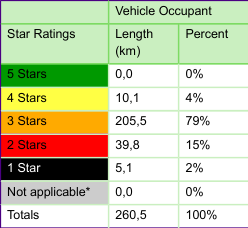
#> input picture data_test/48866.png, 248 x 228 px; its folder holds only this picture in this run
$ python main.py
#> lines starting #> are read from the running program, lines starting #| are printed output that depends on the picture; after the words box and inside, x2 and y2 are one past the last pixel; in counts of white or black regions, pixels touching at a corner belong together
#> in table_detection, img is the input picture: shape (228, 248, 3); mean B, G, R 172.1, 206.4, 202.2
### util.py
import cv2
import os
import math
import numpy as np
from PIL import Image, ImageEnhance
import xml.etree.ElementTree as ET

def parseXml(filepath):
    root = ET.parse(filepath).getroot()
    for type_tag in root.findall('object/bndbox'):
        xmin=  int(type_tag.find("xmin").text)
        xmax = int(type_tag.find("xmax").text)
        ymin=int(type_tag.find("ymin").text)
        ymax = int(type_tag.find("ymax").text)
        yield (xmin, xmax, ymin, ymax)


# [5 lines left out: function drawOnImage, not called in this run]

def showImage(img):
    cv2.imshow("Image", img)
    cv2.waitKey(0)


def preprocess(img, factor=2):
#> called with factor = 2
    gray = cv2.cvtColor(img, cv2.COLOR_BGR2GRAY)
    img = Image.fromarray(img)
    enhancer = ImageEnhance.Sharpness(img).enhance(factor)
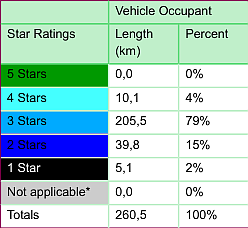
#> enhancer: PIL image 248x228 RGB; mean R, G, B 172.2, 206.4, 202.1
    if gray.std() < 30:
        enhancer = ImageEnhance.Contrast(enhancer).enhance(factor)
    return np.array(enhancer)


def isInSameRow(c1, c2):
    c1_center = c1[1] + c1[3] / 2
    c2_bottom = c2[1] + c2[3]
    c2_top = c2[1]
    return c2_top < c1_center < c2_bottom


def average(row):
    centers = [y + h / 2 for _, y, _, h in row]
    return sum(centers) / len(centers)


def binarilize(img):
    gray = cv2.cvtColor(img, cv2.COLOR_BGR2GRAY)
    blur = cv2.GaussianBlur(gray, (3, 3), 0, 0)
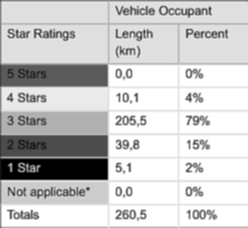
#> blur: shape (228, 248); min 0, max 255, mean 201.8
    thresh = cv2.adaptiveThreshold(
        ~blur, 255, cv2.ADAPTIVE_THRESH_MEAN_C, cv2.THRESH_BINARY, 5, -2,)
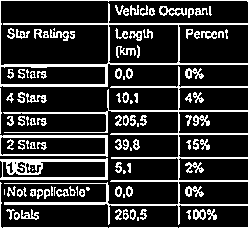
#> thresh: shape (228, 248); 19.5% white in thin lines or dots
    cv2.rectangle(thresh, (0, 0), thresh.shape[::-1], 0, 3)
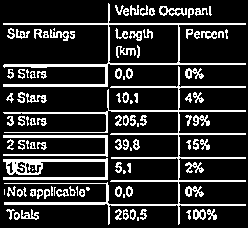
#> thresh: shape (228, 248); 18.1% white in thin lines or dots
    return thresh


def remove_border(thresh, REMOVE_SCALE=3):
#> called with REMOVE_SCALE = 3
    horizontal = thresh.copy()
    img_height, img_width = horizontal.shape
#> img_height = 228; img_width = 248
    horizontal_kernel = cv2.getStructuringElement(
        cv2.MORPH_RECT, (int(img_width / REMOVE_SCALE), 1))
    horizontally_opened = cv2.morphologyEx(
        thresh, cv2.MORPH_OPEN, horizontal_kernel)
#> horizontally_opened: shape (228, 248); 7.9% white in thin lines or dots, all inside (x1, y1, x2, y2) = (4, 23, 247, 205)
    vertical_kernel = cv2.getStructuringElement(
        cv2.MORPH_RECT, (1, int(img_height / REMOVE_SCALE)))
#> vertical_kernel = 76 values from 1 to 1
    vertically_opened = cv2.morphologyEx(thresh, cv2.MORPH_OPEN, vertical_kernel)
#> vertically_opened: shape (228, 248); 0.28% white in thin lines or dots, all inside (x1, y1, x2, y2) = (178, 67, 179, 226)
    both = horizontally_opened + vertically_opened
    both = cv2.dilate(both, cv2.getStructuringElement(cv2.MORPH_RECT, (5, 5)))
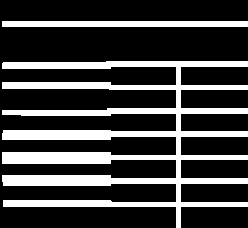
#> both: shape (228, 248); 24.7% white; 2 white regions, box (x1, y1, x2, y2) and area: (2, 61, 248, 228) 12505, (2, 21, 248, 27) 1476

    borderless = thresh - both
    borderless = cv2.morphologyEx(
        borderless, cv2.MORPH_OPEN, cv2.getStructuringElement(cv2.MORPH_CROSS, (2, 2)))

    return borderless


def check_combine_column(a, b, MIN_COLUMN_SPACE=10):
    x1, y1, w1, h1 = a
    x2, y2, w2, h2 = b

    if x2 - x1 + 1 < MIN_COLUMN_SPACE or x2-x1-w1+1 < MIN_COLUMN_SPACE/2:
        new_rect = (x1, min(y1, y2), w2+x2-x1+1,
                    max(y1+h1, y2+h2) - min(y1, y2) + 1)
        return new_rect
    elif w2 < MIN_COLUMN_SPACE:
        new_rect = (x1, min(y1, y2), w2+x2-x1+1,
                    max(y1+h1, y2+h2) - min(y1, y2) + 1)
        return new_rect
    else:
        return False

def reduce_col(rects, MIN_COLUMN_SPACE=10):
    cursor = len(rects) - 1
    while cursor > 0:
        last = rects[cursor]
        next_last = rects[cursor-1] if rects[cursor-1] else None
        if next_last:
            check = check_combine_column(next_last, last, MIN_COLUMN_SPACE)
            if check != False:
                rects.pop(cursor)
                rects.pop(cursor - 1)
                rects.insert(cursor-1, check)
        cursor -= 1
    return rects


# [32 lines left out: functions flatten, calculate_iou, not called in this run]

### main.py
from util import *


MIN_CHAR_HEIGTH = 10
MIN_CHAR_WIDTH = 10
SCALE = 100
MIN_COLUMN_SPACE = 15
INTERATIONS = 20
THRESHOLDING_TYPE = cv2.THRESH_BINARY

def table_detection(img_path, show_img = False):
    # read image
    img = cv2.imread(img_path)
    xml_path = img_path.replace(".png", ".xml")

    # tien xu ly image
    img = preprocess(img, 2)
    binimg = binarilize(img)
    borderless = remove_border(binimg)
    if show_img:
        showImage(borderless)

    # extract vertical and horizontal and merger them
    vertical = horizontal = borderless.copy()
    _, img_width = horizontal.shape
#> img_width = 248
    horizontal_kernel = cv2.getStructuringElement(
        cv2.MORPH_RECT, (int(img_width / SCALE), 1))
#> horizontal_kernel = [[1, 1]]
    hor_dilate = cv2.dilate(
        horizontal, horizontal_kernel, iterations=INTERATIONS)
    _, hor_dilate = cv2.threshold(hor_dilate, 127, 255, THRESHOLDING_TYPE)
#> hor_dilate: shape (228, 248); 29.7% white; 24 white regions, largest, box (x1, y1, x2, y2) and area: (8, 187, 154, 201) 1630, (109, 28, 174, 62) 1549, (109, 5, 232, 22) 1388
    vertical_kernel = cv2.getStructuringElement(
        cv2.MORPH_RECT, (1, int(img_width / SCALE)))
#> vertical_kernel = [1, 1]
    ver_dilate = cv2.dilate(vertical, vertical_kernel, iterations=INTERATIONS)
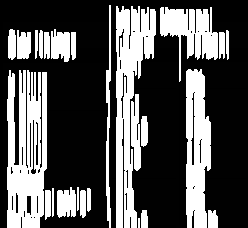
#> ver_dilate: shape (228, 248); min 0, max 255, mean 85.5
    _, ver_dilate = cv2.threshold(ver_dilate, 127, 255, THRESHOLDING_TYPE)
#> ver_dilate: shape (228, 248); 33.3% white; 25 white regions, largest, box (x1, y1, x2, y2) and area: (7, 70, 47, 228) 4815, (116, 6, 156, 228) 4422, (186, 69, 211, 228) 3107
    # merge
    bw_and = cv2.bitwise_and(hor_dilate, ver_dilate)
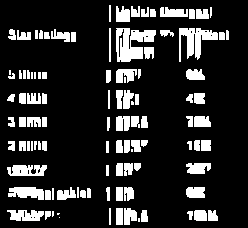
#> bw_and: shape (228, 248); 16.4% white; 104 white regions (10 under 20 px)
    if show_img:
        showImage(bw_and)

    # find hinh chu nhat
    contours,_ = cv2.findContours(
        bw_and, cv2.RETR_EXTERNAL, cv2.CHAIN_APPROX_NONE)
#> contours = 104 contours, 28 with area under 20; largest, box (x1, y1, x2, y2) and area: (116, 28, 156, 62) 770, (179, 28, 218, 62) 513, (8, 187, 44, 200) 290, (7, 165, 47, 176) 290, (7, 210, 44, 221) 262
    bounding_boxes = [cv2.boundingRect(c) for c in contours]
#> bounding_boxes = 104 items, first 6: (138, 218, 2, 4), (59, 217, 1, 1), (57, 213, 3, 2), (187, 211, 6, 9), (52, 211, 2, 6), (45, 211, 6, 9)


    # merge cell both in row
    cells = [c for c in bounding_boxes]
#> cells has the same summary as bounding_boxes
    rows = []
    while cells:
        first = cells[0]
        rest = cells[1:]
        cells_in_same_row = sorted(
            [c for c in rest if isInSameRow(c, first)], key=lambda c: c[0])
        row_cells = sorted([first] + cells_in_same_row, key=lambda c: c[0])
        row_cells = reduce_col(row_cells, MIN_COLUMN_SPACE)
        rows.append(row_cells)
        cells = [c for c in rest if not isInSameRow(c, first)]
        rows.sort(key=average)
#> this loop made 18 passes
#> row_cells on pass 1: [(138, 218, 2, 4)]
#> first on pass 2: (59, 217, 1, 1)

    # remove cell invaild
    predicts = []
    for row in rows:
        for cell in row:
            cx, cy, cw, ch = cell
            cell_thresh = borderless[cy:cy+ch, cx:cx+cw]
            hor = cell_thresh.copy()
            ih, iw = hor.shape
            kernel = cv2.getStructuringElement(cv2.MORPH_RECT, (3, 3))
            opened = cv2.dilate(cell_thresh, kernel)
            contours, _ = cv2.findContours(
                opened, cv2.RETR_EXTERNAL, cv2.CHAIN_APPROX_NONE)
            bounding_rects = [cv2.boundingRect(c) for c in contours]
            bounding_vaild = [
                (x, y, w, h) for x, y, w, h in bounding_rects if w >= MIN_CHAR_WIDTH and h >= MIN_CHAR_HEIGTH]
            FIXED_PX = 2
            if bounding_vaild:
                minx, miny, maxx, maxy = math.inf, math.inf, 0, 0
                for x, y, w, h in bounding_vaild:
                    minx = min(minx, x)
                    miny = min(miny, y)
                    maxx = max(maxx, x + w)
                    maxy = max(maxy, y + h)
                x, y, w, h = minx, miny, maxx - minx, maxy - miny
                cropped = (cx+x-FIXED_PX, cy+y-FIXED_PX,
                        min(iw + FIXED_PX*2, w), min(ih + FIXED_PX*2, h))
                predicts.append(cropped)
#> this loop made 18 passes
#> row on passes 1 to 11: [(109, 5, 111, 22)], [(8, 29, 74, 19), (160, 30, 71, 12)], [(109, 28, 48, 35), (179, 28, 39, 34)], [(144, 47, 10, 12)], [(9, 70, 2, 5)], [(8, 70, 46, 16), (106, 69, 37, 16), (186, 69, 19, 11)], [(124, 77, 2, 6)], [(7, 93, 43, 14), (108, 90, 34, 22), (186, 93, 20, 12)], [(131, 101, 3, 4)], [(8, 117, 42, 13), (107, 116, 44, 17), (186, 116, 26, 12)], [(8, 141, 45, 16), (106, 140, 46, 16), (187, 140, 26, 13)]

    # drawOnImage(predicts,img)
    # cal iou index
    descartes = []
    true_data = list(parseXml(xml_path))
    for pred in predicts:
        tmp = 0
        for tr in true_data:
            iou = calculate_iou(pred,tr)
            if iou > tmp:
                tmp = iou
        descartes.append(tmp)
    if len(descartes) == 0:
        return 0
    descartes = np.array(descartes)
    res =  sum(descartes > 0.5) / descartes.shape[0]
    return res


def test():
    res = [table_detection('./data_test/' + i) for i in os.listdir('./data_test/') if i.endswith('.png')]
    res = np.array(res)
    print(sum(res > 0.5) / res.shape[0])

def train():
    res = [table_detection('./data_train/' + i) for i in os.listdir('./data_train/') if i.endswith('.png')]
    res = np.array(res)
    print(sum(res > 0.5) / res.shape[0])

if __name__ == "__main__":
#> (the run stopped early here; a loop or call above may not have finished)
